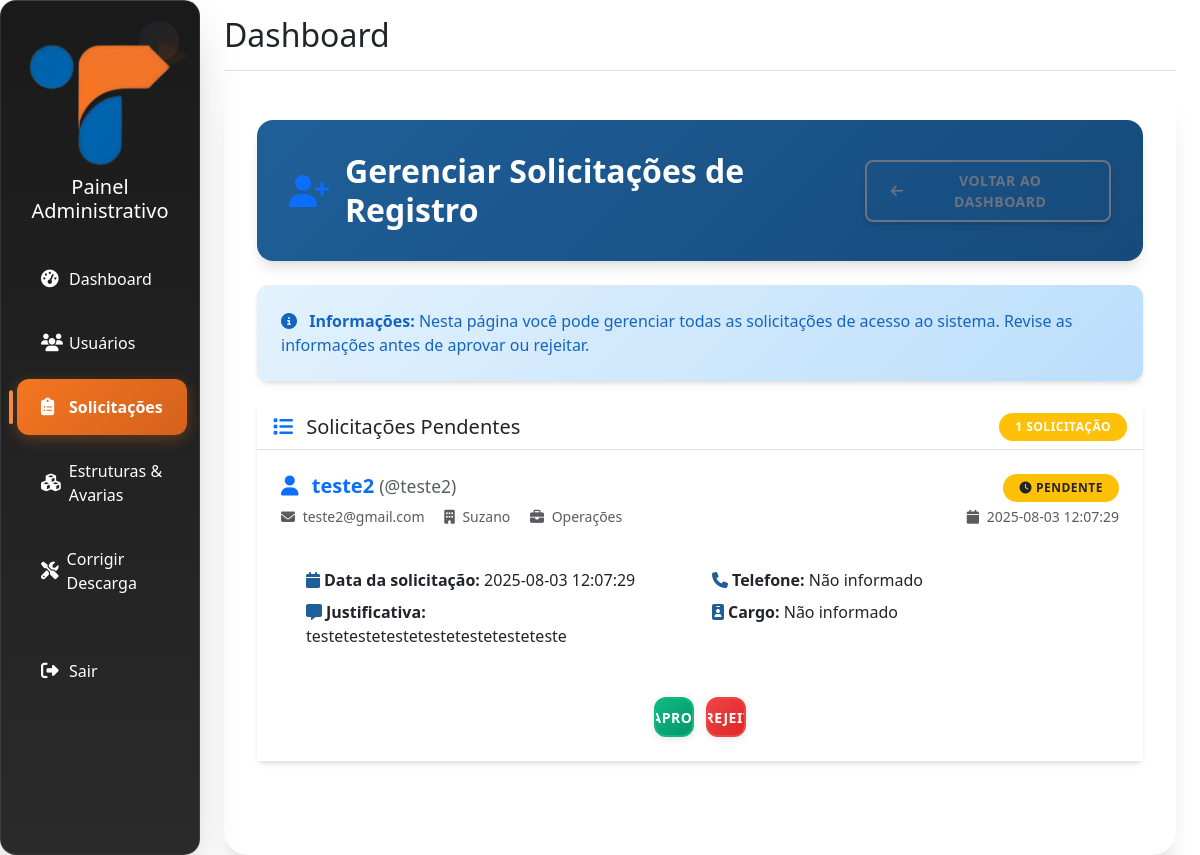
Page /admin/solicitacoes (signed in) on the committed database.
### tables this page shows
CREATE TABLE solicitacoes_registro (
        id INTEGER PRIMARY KEY AUTOINCREMENT,
        nome TEXT NOT NULL,
        username TEXT UNIQUE NOT NULL,
        email TEXT UNIQUE NOT NULL,
        setor TEXT,
        justificativa TEXT,
        data_solicitacao TEXT NOT NULL,
        status TEXT DEFAULT 'pendente',
        processado_por TEXT,
        data_processamento TEXT
    , unidade TEXT DEFAULT 'Rio de Janeiro', motivo_rejeicao TEXT, nivel_solicitado TEXT);

### admin/routes.py (the view)
@admin_bp.route('/solicitacoes')
@admin_completo_only_required
def listar_solicitacoes():
    try:
        db = get_db()
        cursor = db.cursor()
        cursor.execute("""
            SELECT * FROM solicitacoes_registro
            WHERE status = 'pendente'
            ORDER BY data_solicitacao DESC
        """)
        solicitacoes = cursor.fetchall()
        return render_template('admin/solicitacoes.html',
                              solicitacoes=solicitacoes,
                              username=session.get('username'))
    except Exception as e:
        logger.error(f"Erro ao listar solicitações: {e}")
        flash(f"Erro ao carregar solicitações: {e}", "danger")
        return redirect(url_for('admin.admin_dashboard'))

### db.py (called while the page is built)
def get_db():
    if 'db' not in g:
        try:
            g.db = sqlite3.connect(
                current_app.config['DATABASE'],
                detect_types=sqlite3.PARSE_DECLTYPES,
                timeout=30.0,  # 30 segundos de timeout
                isolation_level=None  # Autocommit mode
            )
            g.db.execute('PRAGMA busy_timeout = 10000;')  # 10 segundos
            g.db.row_factory = sqlite3.Row
            logger.debug("Nova conexão com o banco de dados estabelecida")
        except sqlite3.Error as e:
            logger.error(f"Erro ao conectar ao banco de dados: {e}")
            raise
    return g.db

### utils/db.py (called while the page is built)
def get_db():
    try:
        return main_get_db()
    except Exception as e:
        logger.error(f"Erro ao obter conexão com o banco de dados: {e}")
        if 'db' not in g:
            g.db = sqlite3.connect(
                current_app.config['DATABASE'],
                detect_types=sqlite3.PARSE_DECLTYPES,
                timeout=30.0
            )
            g.db.row_factory = sqlite3.Row
        return g.db

### utils/permissions.py (called while the page is built, shortened)
def get_user_role():
    role = session.get('role') or session.get('nivel')
    return role

def has_role(required_role):
    user_role = get_user_role()
    if not user_role or user_role not in ROLES:
        return False
    return ROLES[user_role] >= ROLES[required_role]

def admin_completo_only_required(f):
    @wraps(f)
    def decorated_function(*args, **kwargs):
        user_role = get_user_role()
        return f(*args, **kwargs)
    return decorated_function

### templates/admin/solicitacoes.html (shortened to what this page needs)
{% extends "admin/base.html" %}
{% block extra_css %}
<link rel="stylesheet" href="{{ url_for('static', filename='css/admin-theme.css') }}">
{% endblock %}
{% block content %}
<div class="main-content">
    <div class="page-header mb-4">
        <div class="d-flex justify-content-between align-items-center">
            <h1 class="h2 mb-0">
                <i class="fas fa-user-plus me-2 text-primary"></i>
                Gerenciar Solicitações de Registro
            </h1>
            <div class="btn-toolbar">
                <a href="{{ url_for('admin.admin_dashboard') }}" class="btn btn-outline-secondary">
                    <i class="fas fa-arrow-left me-1"></i> Voltar ao Dashboard
                </a>
            </div>
        </div>
    </div>
    <div class="alert alert-info border-0 shadow-sm mb-4">
        <i class="fas fa-info-circle me-2"></i>
        <strong>Informações:</strong> Nesta página você pode gerenciar todas as solicitações de acesso ao sistema. Revise as informações antes de aprovar ou rejeitar.
    </div>
    <div class="card border-0 shadow-sm">
        <div class="card-header bg-white border-bottom">
            <div class="d-flex justify-content-between align-items-center">
                <h5 class="mb-0 text-dark">
                    <i class="fas fa-list me-2 text-primary"></i>
                    Solicitações Pendentes
                </h5>
                {% if solicitacoes %}
                <span class="badge bg-warning rounded-pill px-3 py-2">
                    {{ solicitacoes|length }} {{ 'solicitação' if solicitacoes|length == 1 else 'solicitações' }}
                </span>
                {% endif %}
            </div>
        </div>
        <div class="card-body p-0">
            {% if solicitacoes %}
                <div class="list-group list-group-flush">
                    {% for solicitacao in solicitacoes %}
                        <div class="list-group-item border-0 p-4 solicitacao-card slide-in-right" style="animation-delay: {{ loop.index0 * 0.1 }}s;">
                            <div class="d-flex justify-content-between align-items-start mb-3">
                                <div class="flex-grow-1">
                                    <h5 class="mb-2 text-primary fw-bold">
                                        <i class="fas fa-user me-2"></i>
                                        {{ solicitacao.nome }}
                                        <small class="text-muted fw-normal">(@{{ solicitacao.username }})</small>
                                    </h5>
                                    <div class="text-muted small">
                                        <span class="me-3">
                                            <i class="fas fa-envelope me-1"></i>
                                            {{ solicitacao.email }}
                                        </span>
                                        <span class="me-3">
                                            <i class="fas fa-building me-1"></i>
                                            {{ solicitacao.unidade }}
                                        </span>
                                        <span>
                                            <i class="fas fa-briefcase me-1"></i>
                                            {{ solicitacao.setor }}
                                        </span>
                                    </div>
                                </div>
                                <div class="text-end">
                                    <span class="badge bg-warning text-dark px-3 py-2 rounded-pill">
                                        <i class="fas fa-clock me-1"></i>Pendente
                                    </span>
                                    <div class="text-muted small mt-1">
                                        <i class="fas fa-calendar me-1"></i>
                                        {{ solicitacao.data_solicitacao }}
                                    </div>
                                </div>
                            </div>
                                    <div class="details-container mb-3">
                                        <div class="row">
                                            <div class="col-md-6">
                                                <p class="mb-2">
                                                    <strong><i class="fas fa-calendar me-1 text-itracker-blue"></i>Data da solicitação:</strong>
                                                    {{ solicitacao.data_solicitacao }}
                                                </p>
                                                <p class="mb-2">
                                                    <strong><i class="fas fa-comment-alt me-1 text-itracker-blue"></i>Justificativa:</strong>
                                                    {{ solicitacao.justificativa or 'Não informada' }}
                                                </p>
                                            </div>
                                            <div class="col-md-6">
                                                <p class="mb-2">
                                                    <strong><i class="fas fa-phone me-1 text-itracker-blue"></i>Telefone:</strong>
                                                    {{ solicitacao.telefone or 'Não informado' }}
                                                </p>
                                                <p class="mb-2">
                                                    <strong><i class="fas fa-id-badge me-1 text-itracker-blue"></i>Cargo:</strong>
                                                    {{ solicitacao.cargo or 'Não informado' }}
                                                </p>
                                            </div>
                                        </div>
                                    </div>
                                    <div class="actions-container">
                                        <div class="action-buttons">
                                            <button class="btn btn-success show-approval-form" data-id="{{ solicitacao.id }}">
                                                 Aprovar
                                            </button>
                                            <button class="btn btn-danger show-rejection-form" data-id="{{ solicitacao.id }}">
                                                 Rejeitar
                                            </button>
                                        </div>
                                    </div>
                                </div>
                            </div>
                        {% endfor %}
                </div>
            {% endif %}
        </div>
    </div>
</div>
{% endblock %}

### templates/admin/solicitacoes.html (style rules this page uses)
.solicitacao-card { transition: all 0.3s ease; border-left: 4px solid var(--gray-300); }
.actions-container { transition: all 0.3s ease; }
.details-container { background: var(--bg-glass); border-radius: var(--border-radius-lg); padding: var(--spacing-lg); border: 1px solid rgba(255, 255, 255, 0.2); backdrop-filter: blur(10px); }
.form-control, .form-select, .btn { min-height: 48px; border-radius: var(--border-radius-md); transition: var(--transition-normal); }

### rows in the picture
solicitacoes_registro: nome "teste2", username "teste2", email "teste2@gmail.com", unidade "Suzano", setor "Operações", data_solicitacao "2025-08-03 12:07:29", justificativa "testetestetestetestetestetesteteste", telefone "Não informado", cargo "Não informado"

### other values in the picture
{{ solicitacoes|length }} "1"
{{ 'solicitação' if solicitacoes|length == 1 else 'solicitações' }} "SOLICITAÇÃO"
